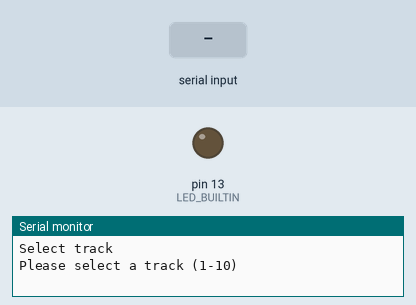
This sketch was run on a simulated Arduino Uno, built with avr-gcc and run on an emulated ATmega328P. Parts: output pins drawn as LEDs (lit = HIGH), the last lines printed to the serial monitor. Dashed ring = blinking. The inputs (shaded band) are chosen by the test bench.

Above: at 1.2 s.
1.3 s: "90,45,200\n" received over Serial
At 3.1 s:
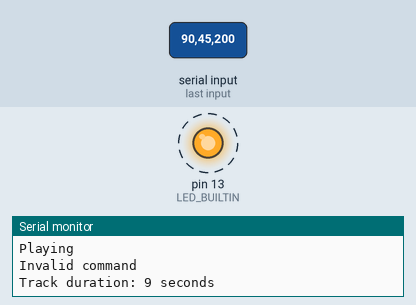
7.3 s: "V" received over Serial
At 10.1 s:
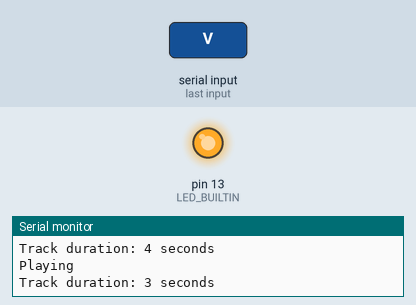
Timing chart, 0 to 14.8 s (numbered marks = the images above; inputs shaded):
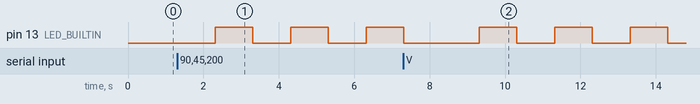

Measured:
- after the input at 1.3 s, pin 13 (LED_BUILTIN): alternates HIGH for 1.0 s and LOW for 1.0 s, starting after 1.0 s

The sketch:

paraElMicro.ino
```cpp
enum State {
    STATE_SETUP,
    STATE_SELECT_TRACK,
    STATE_SELECT_VOLUME,
    STATE_PLAYING
};
State currentState = STATE_SETUP;

//Variables
uint32_t volume = 0; // 0 is mute
uint32_t volumeMax = 10;
uint32_t trackDuration = 0;
uint32_t currentTrack = 1;
uint32_t maxTrack = 10;
uint32_t previousTime = 0;

uint32_t trackJump = 1;
uint32_t volumeJump = 1;

bool ledState = false;

void setupState () {
    Serial.begin (115200);
    pinMode (LED_BUILTIN, OUTPUT);
    currentState = STATE_SELECT_TRACK;
}

void selectTrackState () {
    Serial.println ("Please select a track (1-10)");
    while (Serial.available() == 0) {}
    uint32_t selectedTrack = Serial.parseInt();
    if (selectedTrack >= 1 && selectedTrack <= maxTrack) {
        currentTrack = selectedTrack;
        Serial.println ("Now playing " + String (currentTrack));
        currentState = STATE_SELECT_VOLUME;
    } else {
        Serial.println ("Invalid track number, defaulting to track 1");
        currentTrack = 1;
        currentState = STATE_SELECT_VOLUME;
    }
}

void selectVolumeState () {
    Serial.println ("Please select a volume (0-10)");
    while (Serial.available() == 0) {}
    uint32_t selectedVolume = Serial.parseInt();
    if (selectedVolume >= 0 && selectedVolume <= volumeMax) {
        volume = selectedVolume;
        Serial.println ("Volume set to " + String (volume));
        currentState = STATE_PLAYING;
    } else {
        Serial.println ("Invalid volume value, defaulting to volume 0 (mute)");
        volume = 0;
        currentState = STATE_PLAYING;
    }
}

void task1() {
    if (Serial.available() > 0) {
        char command = Serial.read();

        switch (command) {
            uint32_t newVolume;
            case 'V':
                newVolume = Serial.parseInt();
                if (Serial.available() >= 1) {
                    if (newVolume <= volumeMax) {
                        volume = newVolume;
                        Serial.println("Volume set to " + String(volume));
                    } else {
                        Serial.println("Invalid volume value");
                    }
                }
                break;
            case 'D':
                if (Serial.available() >= 1) {
                    uint32_t newDuration = Serial.parseInt();
                    if (newDuration >= 0 && newDuration <= 180) {
                        trackDuration = newDuration;
                        Serial.println("Track duration set to " + String(trackDuration) + " seconds");
                    } else {
                        Serial.println("Invalid duration value");
                    }
                }
                break;
            case 'P':
                if (Serial.available() >= 1) {
                    uint32_t newTrack = Serial.parseInt();
                    if (newTrack >= 1 && newTrack <= maxTrack) {
                        if (newTrack == currentTrack && newTrack != maxTrack) {
                            trackDuration = 10;
                            Serial.println("Playing track " + String(currentTrack));
                        } else {
                            currentTrack = newTrack;
                            Serial.println ("Playing track " + String(currentTrack));
                        }
                    } else {
                        Serial.println("Invalid track number");
                    }
                }
                break;
            default:
                Serial.println("Invalid command");
                break;
        }
    }
}

void task2 () {
    task1 ();
    if (trackDuration > 0) {
        trackDuration--;
        Serial.println ("Track duration: " + String (trackDuration) + " seconds");
    }
    delay (1000);

    // Change volume and track by 1 when the track ends
    if (trackDuration == 0) {
        if (currentTrack < maxTrack) {
            currentTrack += trackJump;
            if (currentTrack > maxTrack) {
                currentTrack = maxTrack;
            }
            Serial.println ("Playing track " + String (currentTrack));
        } else {
            currentTrack = 1;
            Serial.println ("Playing track " + String (currentTrack));
        }
        if (volume < volumeMax) {
            volume += volumeJump;
            if (volume > volumeMax) {
                volume = volumeMax;
            }
            Serial.println ("Volume set to " + String (volume));
        } else {
            volume = 1;
            Serial.println ("Volume set to " + String (volume));
        }
        trackDuration = 10;
    }
}

void playingState () {
    task2 ();

    uint32_t currentTime = millis();
    if (currentTime - previousTime >= 500) {
        previousTime = currentTime;
        ledState = !ledState;
        digitalWrite (LED_BUILTIN, ledState);
    }
}

void setup() {

}

void loop() {
    switch (currentState) {
        case STATE_SETUP:
            Serial.println ("Setup");
            setupState ();
            break;
        case STATE_SELECT_TRACK:
            Serial.println ("Select track");
            selectTrackState ();
            break;
        case STATE_SELECT_VOLUME:
            Serial.println ("Select volume");
            selectVolumeState ();
            break;
        case STATE_PLAYING:
            Serial.println ("Playing");
            playingState ();
            break;
    }
}
```
